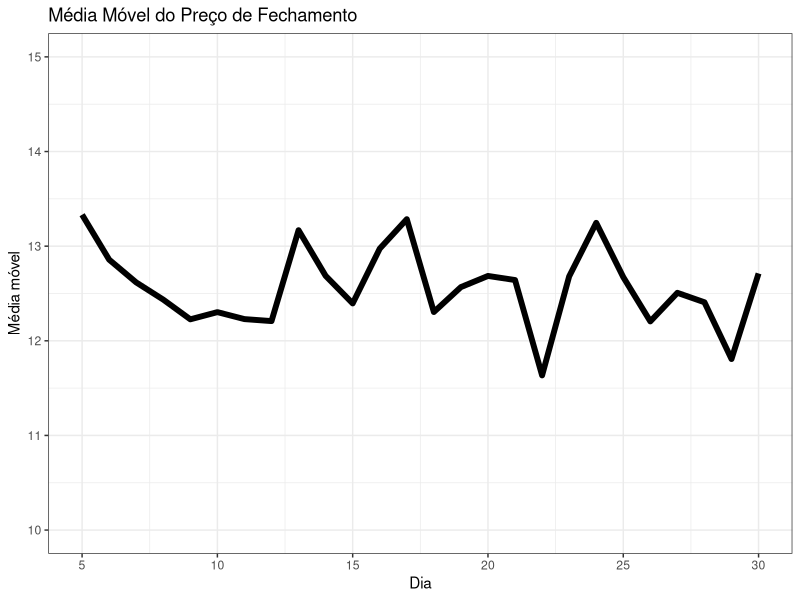
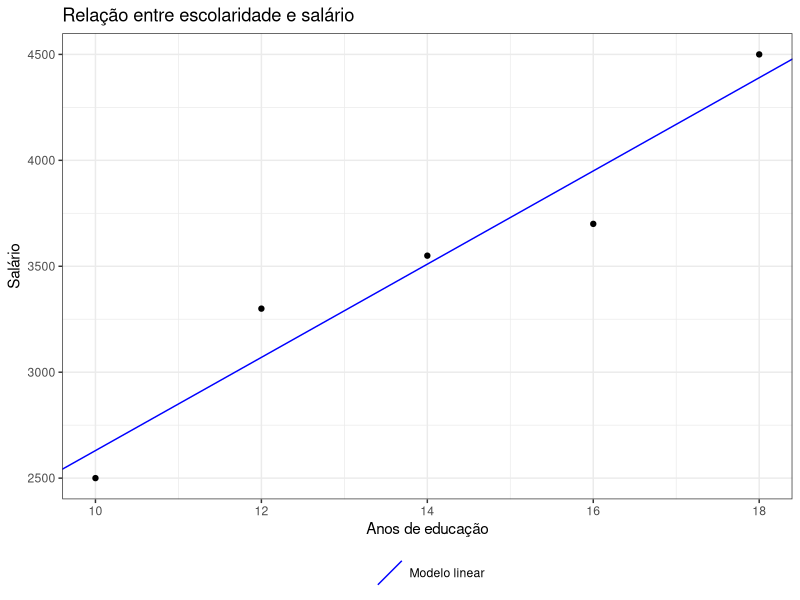

These figures' R source, in order:
## ---- chunk 1
# Definindo a semente para garantir reprodutibilidade
set.seed(42)

# Gerando um número aleatório entre -10 e 10
numero <- sample(-10:10, 1)

if (numero > 0) {
  print("O número é positivo.")
} else {
  print("O número é negativo ou zero.")
}
## ---- chunk 2
# Determina a classificação da empresa com base na receita anual
receita_anual <- 1500000

if (receita_anual >= 2000000) {
  print("Empresa de Grande Porte")
} else if (receita_anual >= 1000000) {
  print("Empresa de Médio Porte")
} else if (receita_anual >= 500000) {
  print("Empresa de Pequeno Porte")
} else {
  print("Microempresa")
}
## ---- chunk 3
# Exemplo de loop for para iterar sobre índices
for (i in 1:5) {
  print(i)
}
## ---- chunk 4
# Exemplo de loop for para iterar sobre elementos de um vetor
clientes <- c("João", "Maria", "José", "Ana")
for (nome in clientes) {
  print(nome)
}

## ---- chunk 5
set.seed(42)
pib_paises <- runif(10, min = 25000000, max = 40000000)
populacao_paises <- runif(10, min = 1000000, max = 15000000)

pib_per_capita <- numeric(length = 10)

# Loop for para calcular o PIB per capita para cada pais
for (i in 1:10) {
  # Calculando o PIB per capita
  pib_per_capita[i] <- pib_paises[i] / populacao_paises[i]
}
print(round(pib_per_capita, 3))
## ---- chunk 6
set.seed(42)
preco_acao <- runif(30, min = 9, max = 15)
## ---- chunk 7
media_movel <- numeric(length = 26)  # Vetor para armazenar a média móvel

for (i in 5:30) {
  media_movel[i - 4] <- mean(preco_acao[(i - 4):i])
}
## ---- chunk 8
print(media_movel)
## ---- chunk 9
ggplot2::ggplot(tidyr::tibble(t=5:30, mm=media_movel), ggplot2::aes(t, mm)) +
  ggplot2::geom_line(linewidth=2) +
  ggplot2::scale_x_continuous(breaks=seq(5,30,5))+
  ggplot2::labs(x="Dia", y="Média móvel", title="Média Móvel do Preço de Fechamento")+
  ggplot2::ylim(10,15)+
  ggplot2::theme_bw()
## ---- chunk 10
acoes <- c( "Aprender a programar em R",
        "Aprender a programar em Python",
        "Fazer um café",
        "Descansar")

set.seed(42)
acao <- sample(acoes, 1)
print(acao)
## ---- chunk 11
set.seed(420)
while(acao != "Descansar") {
  acao <- sample(acoes, 1)
  print(acao)
}
## ---- chunk 12
set.seed(42)  # Define uma semente para a replicabilidade dos resultados

# População inicial
populacao <- 1000

# Taxa de crescimento anual da população (em decimal)
taxa_crescimento <- 0.02

# População limite desejada
limite_populacional <- 2000

# Inicializando o contador de anos
anos <- 0

# Simulando o crescimento populacional até atingir o limite
while (populacao < limite_populacional) {
  # Calculando o número de novos indivíduos neste ano
  novos_individuos <- populacao * taxa_crescimento
  
  # Incrementando a população com os novos indivíduos
  populacao <- populacao + novos_individuos
  
  # Incrementando o contador de anos
  anos <- anos + 1
}

# Imprimindo o número de anos necessários para atingir o limite populacional
print(paste("Foram necessários", anos, "anos para atingir uma população de", populacao))

## ---- chunk 13
# Função para realizar regressão linear simples
regressao_linear <- function(x, y) {
  modelo <- lm(y ~ x)  # Criando o modelo de regressão linear
  return(modelo)  # Retornando o modelo
}

# Dados de exemplo: salário (y) em função dos anos de educação (x)
anos_educacao <- c(10, 12, 14, 16, 18)
salario <- c(2500, 3300, 3550, 3700, 4500)

# Chamando a função de regressão linear
modelo_regressao <- regressao_linear(anos_educacao, salario)
## ---- chunk 14
# Exibindo os resultados da regressão
summary(modelo_regressao)
## ---- chunk 15
coefs = data.frame(intercept=coef(modelo_regressao)[1],
                   slope=coef(modelo_regressao)[2],
                   class = "coef")

ggplot2::ggplot(tidyr::tibble(anos_educacao = anos_educacao,
       salario = salario),
       ggplot2::aes(anos_educacao, salario))+
  ggplot2::geom_point() +
  ggplot2::geom_abline(data=coefs,
              ggplot2::aes(intercept=intercept,slope=slope,color=class),
              show.legend = TRUE)+
  ggplot2::scale_color_manual(breaks=c("coef"), 
                              values="blue", labels=c("Modelo linear"))+
  ggplot2::labs(x="Anos de educação", y="Salário", title="Relação entre escolaridade e salário",color="")+
  ggplot2::theme_bw()+
  ggplot2::theme(legend.position = "bottom")
## ---- chunk 16
set.seed(42)
lancamentos <- rbinom(100, 1, 0.5)
